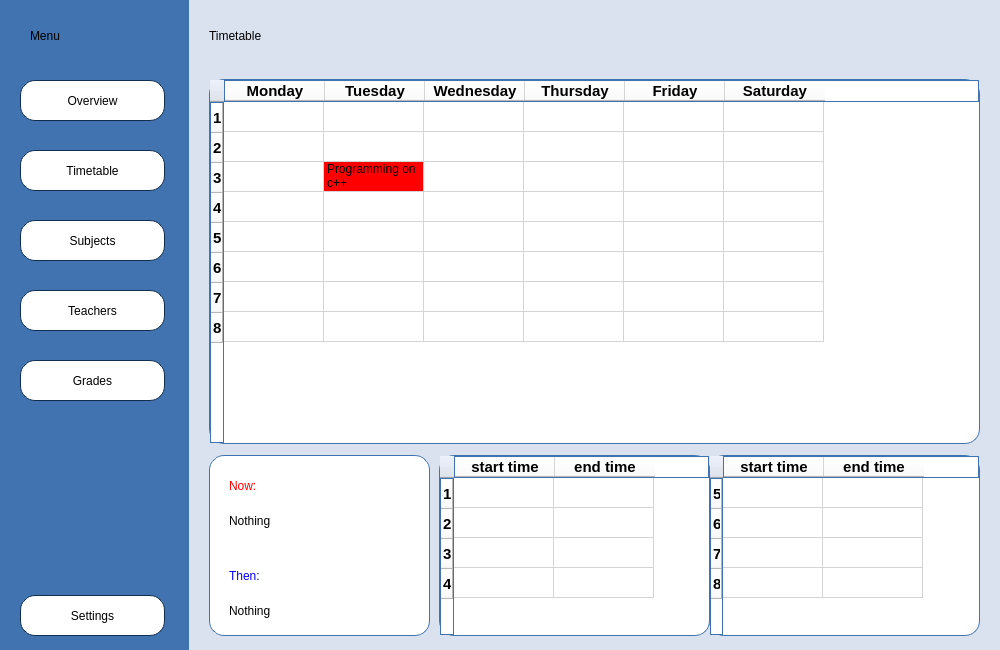
<?xml version="1.0" encoding="UTF-8"?>
<ui version="4.0">
 <class>TimetableMain</class>
 <widget class="QWidget" name="TimetableMain">
  <property name="geometry">
   <rect>
    <x>0</x>
    <y>0</y>
    <width>1000</width>
    <height>650</height>
   </rect>
  </property>
  <property name="minimumSize">
   <size>
    <width>1000</width>
    <height>650</height>
   </size>
  </property>
  <property name="windowTitle">
   <string>Form</string>
  </property>
  <widget class="QWidget" name="widget_Menu" native="true">
   <property name="geometry">
    <rect>
     <x>0</x>
     <y>0</y>
     <width>191</width>
     <height>651</height>
    </rect>
   </property>
   <property name="styleSheet">
    <string notr="true">background-color:rgb(64, 115, 175);</string>
   </property>
   <widget class="QLabel" name="label_Menu">
    <property name="geometry">
     <rect>
      <x>30</x>
      <y>10</y>
      <width>121</width>
      <height>51</height>
     </rect>
    </property>
    <property name="styleSheet">
     <string notr="true">color: black;
font: 75 28pt &quot;Gentium Book Basic&quot;;</string>
    </property>
    <property name="text">
     <string>Menu</string>
    </property>
   </widget>
   <widget class="QPushButton" name="pushButton_Overview">
    <property name="geometry">
     <rect>
      <x>20</x>
      <y>80</y>
      <width>145</width>
      <height>41</height>
     </rect>
    </property>
    <property name="styleSheet">
     <string notr="true">font: 14pt &quot;Gentium Book Basic&quot;;
color: black;
background: rgb(255, 255, 255);
border-radius: 15px;
border-style: solid;
border-width: 1px;
border-color:rgb(18, 46, 79);</string>
    </property>
    <property name="text">
     <string>Overview</string>
    </property>
   </widget>
   <widget class="QPushButton" name="pushButton_Timetable">
    <property name="geometry">
     <rect>
      <x>20</x>
      <y>150</y>
      <width>145</width>
      <height>41</height>
     </rect>
    </property>
    <property name="styleSheet">
     <string notr="true">font: 14pt &quot;Gentium Book Basic&quot;;
color: black;
background: rgb(255, 255, 255);
border-radius: 15px;
border-style: solid;
border-width: 1px;
border-color:rgb(18, 46, 79);</string>
    </property>
    <property name="text">
     <string>Timetable</string>
    </property>
   </widget>
   <widget class="QPushButton" name="pushButton_Subjects">
    <property name="geometry">
     <rect>
      <x>20</x>
      <y>220</y>
      <width>145</width>
      <height>41</height>
     </rect>
    </property>
    <property name="styleSheet">
     <string notr="true">font: 14pt &quot;Gentium Book Basic&quot;;
color: black;
background: rgb(255, 255, 255);
border-radius: 15px;
border-style: solid;
border-width: 1px;
border-color:rgb(18, 46, 79);</string>
    </property>
    <property name="text">
     <string>Subjects</string>
    </property>
   </widget>
   <widget class="QPushButton" name="pushButton_Teachers">
    <property name="geometry">
     <rect>
      <x>20</x>
      <y>290</y>
      <width>145</width>
      <height>41</height>
     </rect>
    </property>
    <property name="styleSheet">
     <string notr="true">font: 14pt &quot;Gentium Book Basic&quot;;
color: black;
background: rgb(255, 255, 255);
border-radius: 15px;
border-style: solid;
border-width: 1px;
border-color:rgb(18, 46, 79);</string>
    </property>
    <property name="text">
     <string>Teachers</string>
    </property>
   </widget>
   <widget class="QPushButton" name="pushButton_Grades">
    <property name="geometry">
     <rect>
      <x>20</x>
      <y>360</y>
      <width>145</width>
      <height>41</height>
     </rect>
    </property>
    <property name="styleSheet">
     <string notr="true">font: 14pt &quot;Gentium Book Basic&quot;;
color: black;
background: rgb(255, 255, 255);
border-radius: 15px;
border-style: solid;
border-width: 1px;
border-color:rgb(18, 46, 79);</string>
    </property>
    <property name="text">
     <string>Grades</string>
    </property>
   </widget>
   <widget class="QPushButton" name="pushButton_Settings">
    <property name="geometry">
     <rect>
      <x>20</x>
      <y>595</y>
      <width>145</width>
      <height>41</height>
     </rect>
    </property>
    <property name="styleSheet">
     <string notr="true">font: 14pt &quot;Gentium Book Basic&quot;;
color: black;
background: rgb(255, 255, 255);
border-radius: 15px;
border-style: solid;
border-width: 1px;
border-color:rgb(18, 46, 79);</string>
    </property>
    <property name="text">
     <string>Settings</string>
    </property>
   </widget>
   <zorder>pushButton_Overview</zorder>
   <zorder>pushButton_Timetable</zorder>
   <zorder>pushButton_Subjects</zorder>
   <zorder>pushButton_Teachers</zorder>
   <zorder>pushButton_Grades</zorder>
   <zorder>pushButton_Settings</zorder>
   <zorder>label_Menu</zorder>
  </widget>
  <widget class="QWidget" name="widget_Timetable" native="true">
   <property name="geometry">
    <rect>
     <x>189</x>
     <y>0</y>
     <width>811</width>
     <height>650</height>
    </rect>
   </property>
   <property name="styleSheet">
    <string notr="true">background-color:rgb(219, 226, 239);</string>
   </property>
   <widget class="QLabel" name="label_Timetable">
    <property name="geometry">
     <rect>
      <x>20</x>
      <y>10</y>
      <width>231</width>
      <height>51</height>
     </rect>
    </property>
    <property name="styleSheet">
     <string notr="true">color: black;
font: 75 28pt &quot;Gentium Book Basic&quot;;</string>
    </property>
    <property name="text">
     <string>Timetable</string>
    </property>
   </widget>
   <widget class="QTableWidget" name="tableWidget_Timetable">
    <property name="geometry">
     <rect>
      <x>20</x>
      <y>79</y>
      <width>771</width>
      <height>365</height>
     </rect>
    </property>
    <property name="styleSheet">
     <string notr="true">font: 11pt &quot;Gentium Book Basic&quot;;
color: black;
background-color: rgb(255, 255, 255);
border-radius: 15px;
border-style: solid;
border-width: 1px;
border-color:rgb(64, 115, 175);</string>
    </property>
    <property name="iconSize">
     <size>
      <width>0</width>
      <height>0</height>
     </size>
    </property>
    <row>
     <property name="text">
      <string>1</string>
     </property>
     <property name="font">
      <font>
       <pointsize>11</pointsize>
       <weight>75</weight>
       <bold>true</bold>
      </font>
     </property>
    </row>
    <row>
     <property name="text">
      <string>2</string>
     </property>
     <property name="font">
      <font>
       <pointsize>11</pointsize>
       <weight>75</weight>
       <bold>true</bold>
      </font>
     </property>
    </row>
    <row>
     <property name="text">
      <string>3</string>
     </property>
     <property name="font">
      <font>
       <pointsize>11</pointsize>
       <weight>75</weight>
       <bold>true</bold>
      </font>
     </property>
    </row>
    <row>
     <property name="text">
      <string>4</string>
     </property>
     <property name="font">
      <font>
       <pointsize>11</pointsize>
       <weight>75</weight>
       <bold>true</bold>
      </font>
     </property>
    </row>
    <row>
     <property name="text">
      <string>5</string>
     </property>
     <property name="font">
      <font>
       <pointsize>11</pointsize>
       <weight>75</weight>
       <bold>true</bold>
      </font>
     </property>
    </row>
    <row>
     <property name="text">
      <string>6</string>
     </property>
     <property name="font">
      <font>
       <pointsize>11</pointsize>
       <weight>75</weight>
       <bold>true</bold>
      </font>
     </property>
    </row>
    <row>
     <property name="text">
      <string>7</string>
     </property>
     <property name="font">
      <font>
       <pointsize>11</pointsize>
       <weight>75</weight>
       <bold>true</bold>
      </font>
     </property>
    </row>
    <row>
     <property name="text">
      <string>8</string>
     </property>
     <property name="font">
      <font>
       <pointsize>11</pointsize>
       <weight>75</weight>
       <bold>true</bold>
      </font>
     </property>
    </row>
    <column>
     <property name="text">
      <string>Monday</string>
     </property>
     <property name="font">
      <font>
       <pointsize>11</pointsize>
       <weight>75</weight>
       <bold>true</bold>
      </font>
     </property>
    </column>
    <column>
     <property name="text">
      <string>Tuesday</string>
     </property>
     <property name="font">
      <font>
       <pointsize>11</pointsize>
       <weight>75</weight>
       <bold>true</bold>
      </font>
     </property>
    </column>
    <column>
     <property name="text">
      <string>Wednesday</string>
     </property>
     <property name="font">
      <font>
       <pointsize>11</pointsize>
       <weight>75</weight>
       <bold>true</bold>
      </font>
     </property>
    </column>
    <column>
     <property name="text">
      <string>Thursday</string>
     </property>
     <property name="font">
      <font>
       <pointsize>11</pointsize>
       <weight>75</weight>
       <bold>true</bold>
      </font>
     </property>
    </column>
    <column>
     <property name="text">
      <string>Friday</string>
     </property>
     <property name="font">
      <font>
       <pointsize>11</pointsize>
       <weight>75</weight>
       <bold>true</bold>
      </font>
     </property>
    </column>
    <column>
     <property name="text">
      <string>Saturday</string>
     </property>
     <property name="font">
      <font>
       <pointsize>11</pointsize>
       <weight>75</weight>
       <bold>true</bold>
      </font>
     </property>
    </column>
    <item row="2" column="1">
     <property name="text">
      <string>Programming on c++</string>
     </property>
     <property name="background">
      <brush brushstyle="SolidPattern">
       <color alpha="255">
        <red>255</red>
        <green>0</green>
        <blue>0</blue>
       </color>
      </brush>
     </property>
    </item>
   </widget>
   <widget class="QTableWidget" name="tableWidget_Time_1">
    <property name="geometry">
     <rect>
      <x>250</x>
      <y>455</y>
      <width>271</width>
      <height>181</height>
     </rect>
    </property>
    <property name="styleSheet">
     <string notr="true">font: 11pt &quot;Gentium Book Basic&quot;;
color: black;
background-color: rgb(255, 255, 255);
border-radius: 15px;
border-style: solid;
border-width: 1px;
border-color:rgb(64, 115, 175);</string>
    </property>
    <attribute name="horizontalHeaderCascadingSectionResizes">
     <bool>false</bool>
    </attribute>
    <row>
     <property name="text">
      <string>1</string>
     </property>
     <property name="font">
      <font>
       <pointsize>11</pointsize>
       <weight>75</weight>
       <bold>true</bold>
      </font>
     </property>
    </row>
    <row>
     <property name="text">
      <string>2</string>
     </property>
     <property name="font">
      <font>
       <pointsize>11</pointsize>
       <weight>75</weight>
       <bold>true</bold>
      </font>
     </property>
    </row>
    <row>
     <property name="text">
      <string>3</string>
     </property>
     <property name="font">
      <font>
       <pointsize>11</pointsize>
       <weight>75</weight>
       <bold>true</bold>
      </font>
     </property>
    </row>
    <row>
     <property name="text">
      <string>4</string>
     </property>
     <property name="font">
      <font>
       <pointsize>11</pointsize>
       <weight>75</weight>
       <bold>true</bold>
      </font>
     </property>
    </row>
    <column>
     <property name="text">
      <string>start time</string>
     </property>
     <property name="font">
      <font>
       <pointsize>11</pointsize>
       <weight>75</weight>
       <bold>true</bold>
      </font>
     </property>
    </column>
    <column>
     <property name="text">
      <string>end time</string>
     </property>
     <property name="font">
      <font>
       <pointsize>11</pointsize>
       <weight>75</weight>
       <bold>true</bold>
      </font>
     </property>
    </column>
   </widget>
   <widget class="QTableWidget" name="tableWidget_Time_2">
    <property name="geometry">
     <rect>
      <x>520</x>
      <y>455</y>
      <width>271</width>
      <height>181</height>
     </rect>
    </property>
    <property name="styleSheet">
     <string notr="true">font: 11pt &quot;Gentium Book Basic&quot;;
color: black;
background-color: rgb(255, 255, 255);
border-radius: 15px;
border-style: solid;
border-width: 1px;
border-color:rgb(64, 115, 175);</string>
    </property>
    <attribute name="horizontalHeaderCascadingSectionResizes">
     <bool>false</bool>
    </attribute>
    <row>
     <property name="text">
      <string>5</string>
     </property>
     <property name="font">
      <font>
       <pointsize>11</pointsize>
       <weight>75</weight>
       <bold>true</bold>
      </font>
     </property>
    </row>
    <row>
     <property name="text">
      <string>6</string>
     </property>
     <property name="font">
      <font>
       <pointsize>11</pointsize>
       <weight>75</weight>
       <bold>true</bold>
      </font>
     </property>
    </row>
    <row>
     <property name="text">
      <string>7</string>
     </property>
     <property name="font">
      <font>
       <pointsize>11</pointsize>
       <weight>75</weight>
       <bold>true</bold>
      </font>
     </property>
    </row>
    <row>
     <property name="text">
      <string>8</string>
     </property>
     <property name="font">
      <font>
       <pointsize>11</pointsize>
       <weight>75</weight>
       <bold>true</bold>
      </font>
     </property>
    </row>
    <column>
     <property name="text">
      <string>start time</string>
     </property>
     <property name="font">
      <font>
       <pointsize>11</pointsize>
       <weight>75</weight>
       <bold>true</bold>
      </font>
     </property>
    </column>
    <column>
     <property name="text">
      <string>end time</string>
     </property>
     <property name="font">
      <font>
       <pointsize>11</pointsize>
       <weight>75</weight>
       <bold>true</bold>
      </font>
     </property>
    </column>
   </widget>
   <widget class="QWidget" name="widget_Overview" native="true">
    <property name="geometry">
     <rect>
      <x>20</x>
      <y>455</y>
      <width>221</width>
      <height>181</height>
     </rect>
    </property>
    <property name="styleSheet">
     <string notr="true">background-color: rgb(255, 255, 255);
border-radius: 15px;
border-style: solid;
border-width: 1px;
border-color:rgb(64, 115, 175);</string>
    </property>
   </widget>
   <widget class="QLabel" name="label_Now">
    <property name="geometry">
     <rect>
      <x>40</x>
      <y>470</y>
      <width>81</width>
      <height>31</height>
     </rect>
    </property>
    <property name="styleSheet">
     <string notr="true">color: red;
font: 75 14pt &quot;Gentium Book Basic&quot;;
background-color:rgb(255, 255, 255)</string>
    </property>
    <property name="text">
     <string>Now:</string>
    </property>
   </widget>
   <widget class="QLabel" name="label_WhatNow">
    <property name="geometry">
     <rect>
      <x>40</x>
      <y>500</y>
      <width>181</width>
      <height>41</height>
     </rect>
    </property>
    <property name="styleSheet">
     <string notr="true">color: black;
font: 14pt &quot;Gentium Book Basic&quot;;
background-color:rgb(255, 255, 255)</string>
    </property>
    <property name="text">
     <string>Nothing</string>
    </property>
   </widget>
   <widget class="QLabel" name="label_Then">
    <property name="geometry">
     <rect>
      <x>40</x>
      <y>560</y>
      <width>81</width>
      <height>31</height>
     </rect>
    </property>
    <property name="styleSheet">
     <string notr="true">color: blue;
font: 75 14pt &quot;Gentium Book Basic&quot;;
background-color:rgb(255, 255, 255)</string>
    </property>
    <property name="text">
     <string>Then:</string>
    </property>
   </widget>
   <widget class="QLabel" name="label_WhatThen">
    <property name="geometry">
     <rect>
      <x>40</x>
      <y>590</y>
      <width>181</width>
      <height>41</height>
     </rect>
    </property>
    <property name="styleSheet">
     <string notr="true">color: black;
font: 14pt &quot;Gentium Book Basic&quot;;
background-color:rgb(255, 255, 255)</string>
    </property>
    <property name="text">
     <string>Nothing</string>
    </property>
   </widget>
   <zorder>label_Timetable</zorder>
   <zorder>tableWidget_Timetable</zorder>
   <zorder>tableWidget_Time_1</zorder>
   <zorder>tableWidget_Time_2</zorder>
   <zorder>widget_Overview</zorder>
   <zorder>label_WhatNow</zorder>
   <zorder>label_Now</zorder>
   <zorder>label_Then</zorder>
   <zorder>label_WhatThen</zorder>
  </widget>
 </widget>
 <resources/>
 <connections/>
</ui>
